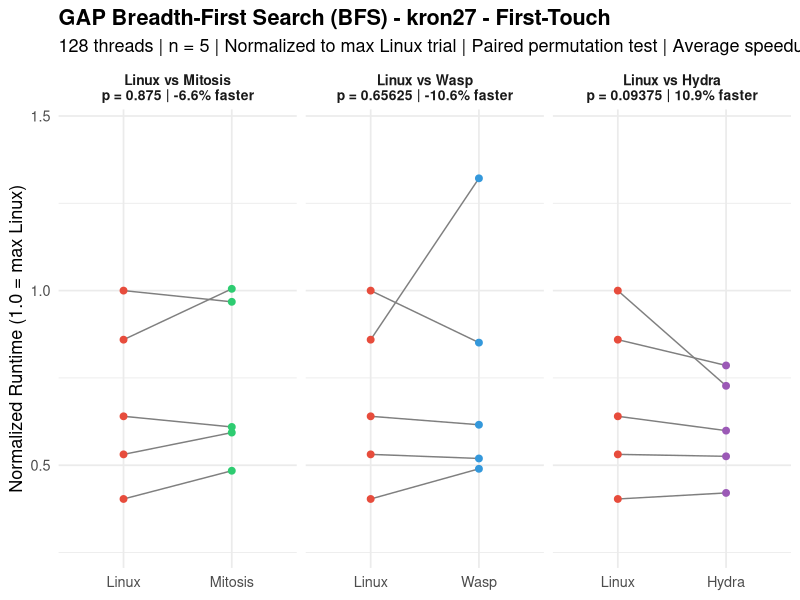
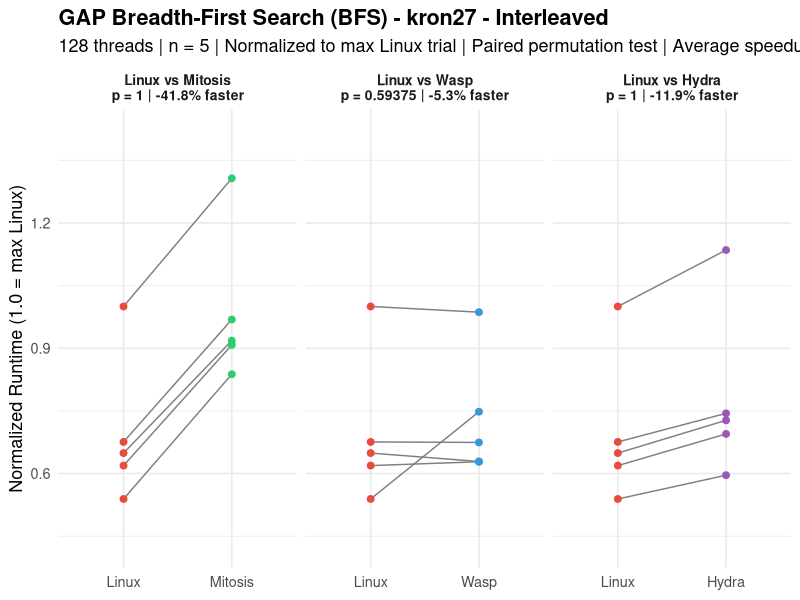
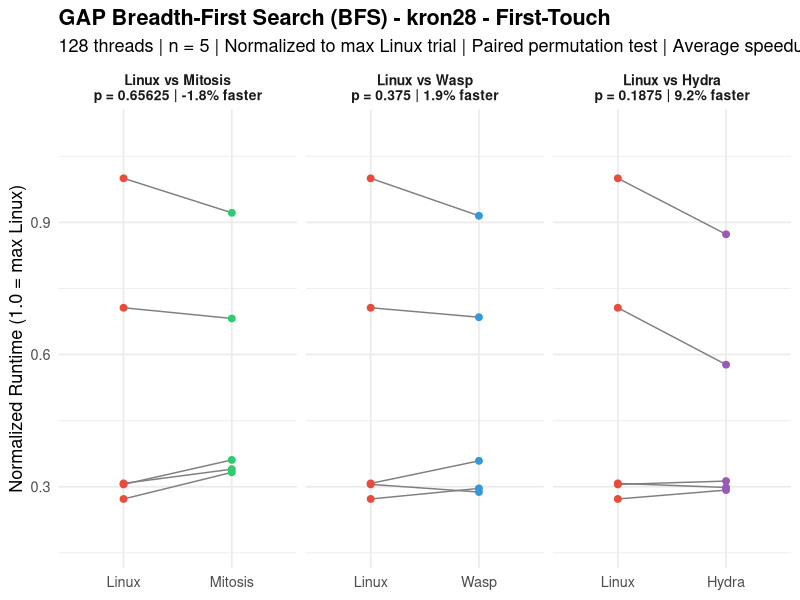
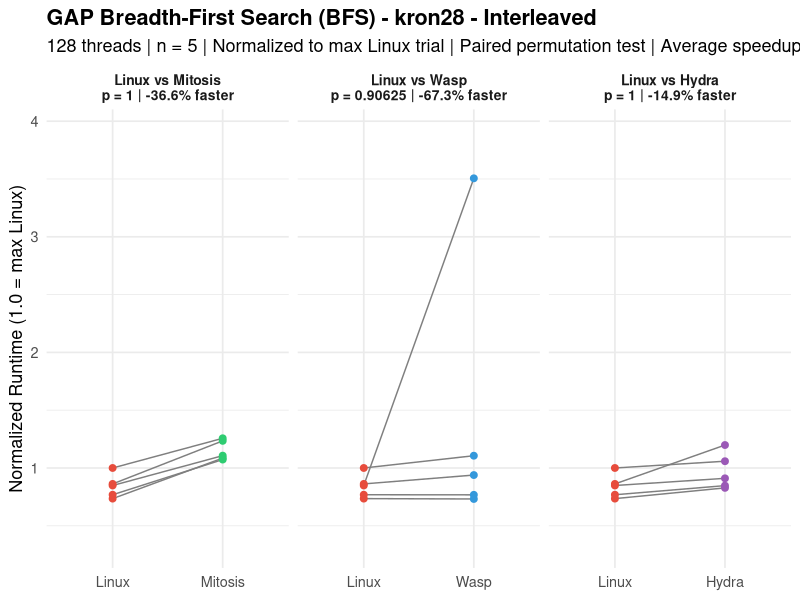
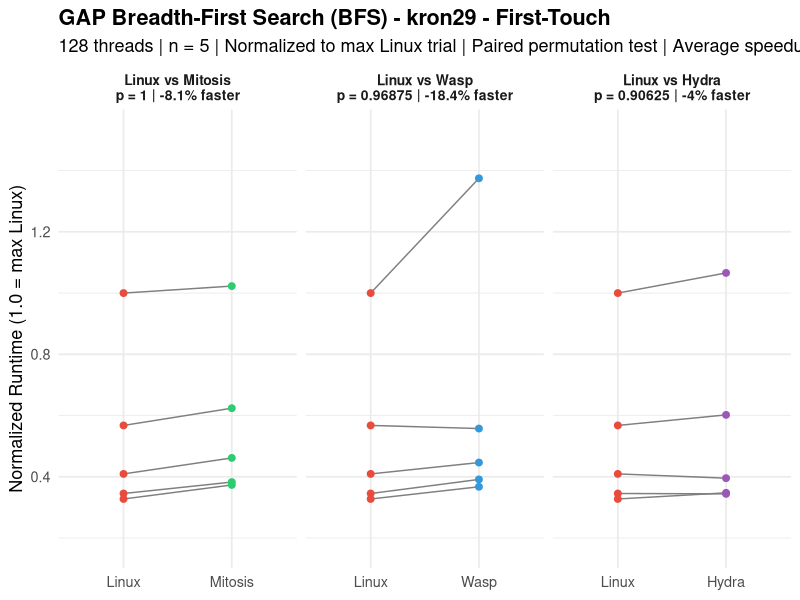
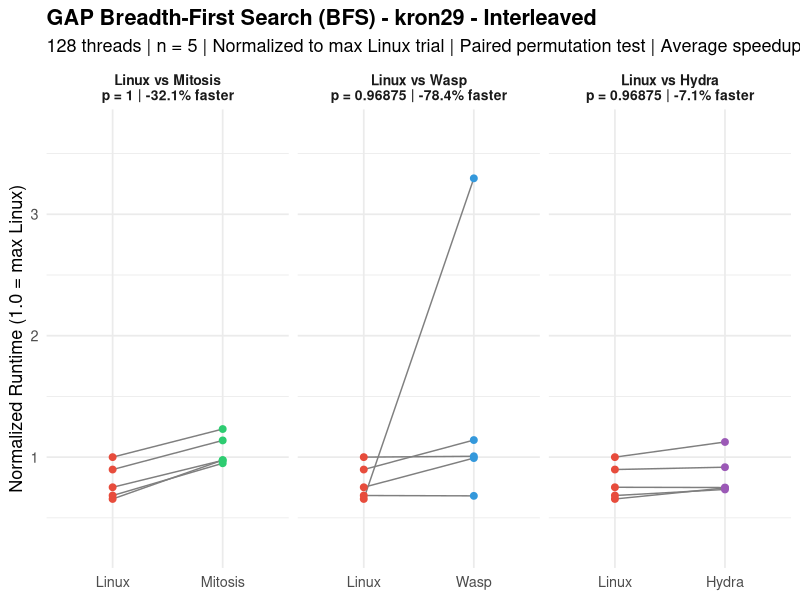
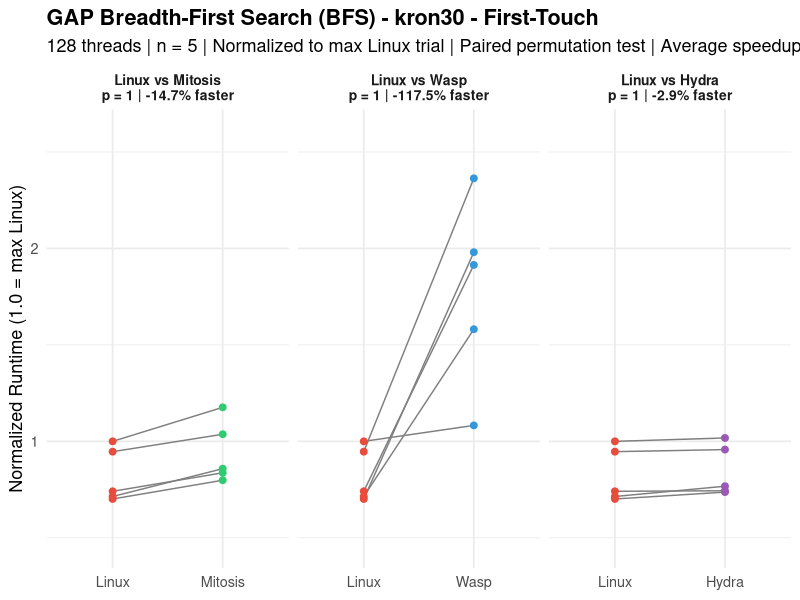
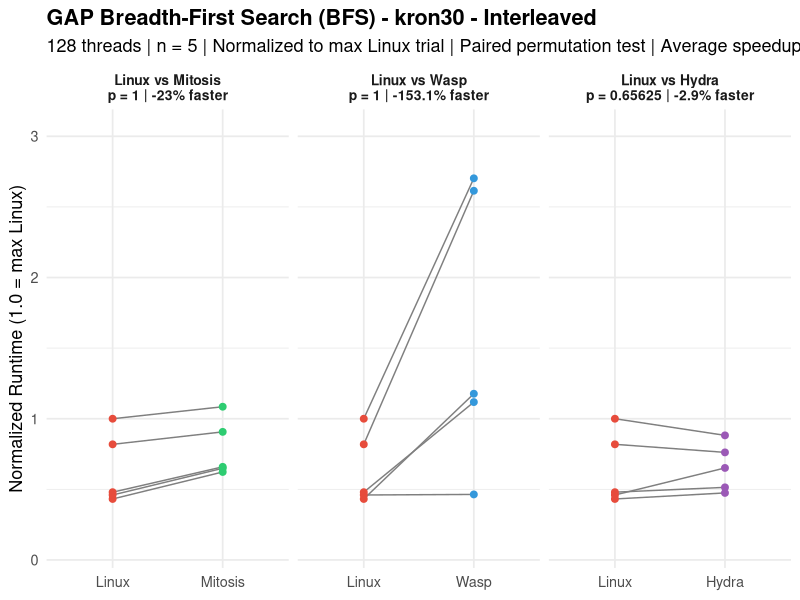

These charts were generated, in order, by the following R code:
###############################################################################
###                              bfs.R                                      ###
###############################################################################

library(ggplot2)

# =============================================================================
# RAW DATA: Trial Times (seconds) – BFS Benchmark
# 128 threads, n=5, repl_order_9 for Hydra
# Source: rawdata.txt
# =============================================================================

data <- list(
  # --- LINUX First-Touch (output_0.txt) ---
  linux_ft_kron27  = c(0.63982, 1.20474, 0.77114, 1.03549, 0.48598),
  linux_ft_kron28  = c(1.05482, 0.94049, 3.45409, 1.06262, 2.43932),
  linux_ft_kron29  = c(6.38843, 2.09237, 2.20668, 3.62679, 2.61544),
  linux_ft_kron30  = c(4.16872, 5.52448, 4.32555, 5.83671, 4.09305),
  linux_ft_uni27   = c(3.22802, 2.24690, 3.17975, 3.34297, 2.98308),
  linux_ft_uni28   = c(14.36372, 14.82500, 17.61697, 16.48123, 13.49463),
  linux_ft_uni29   = c(6.80425, 7.16116, 46.53002, 6.22426, 7.43749),
  linux_ft_uni30   = c(11.40271, 10.77471, 13.50089, 12.46368, 11.04642),
  linux_ft_twitter = c(0.33198, 0.30629, 0.31360, 0.37446, 0.36670),
  linux_ft_web     = c(0.87929, 0.96631, 0.87084, 0.86778, 0.95765),
  linux_ft_road    = c(1.15316, 0.67735, 0.88717, 0.94605, 1.06606),

  # --- LINUX Interleaved (output_i_0.txt) ---
  linux_il_kron27  = c(0.32320, 0.20976, 0.17425, 0.20008, 0.21839),
  linux_il_kron28  = c(0.43266, 0.38565, 0.50182, 0.36882, 0.42580),
  linux_il_kron29  = c(1.08213, 0.74006, 0.70924, 0.81357, 0.97159),
  linux_il_kron30  = c(1.41108, 2.51166, 1.47215, 3.06755, 1.32456),
  linux_il_uni27   = c(0.47744, 0.37879, 0.38036, 0.39491, 0.38551),
  linux_il_uni28   = c(1.93730, 1.68875, 2.50430, 2.00835, 1.81624),
  linux_il_uni29   = c(1.85578, 2.00288, 6.41877, 1.65351, 1.88333),
  linux_il_uni30   = c(3.24491, 3.28220, 3.10030, 3.08838, 3.49586),
  linux_il_twitter = c(0.16031, 0.17091, 0.19213, 0.20934, 0.15207),
  linux_il_web     = c(0.25415, 0.24750, 0.23123, 0.24025, 0.24304),
  linux_il_road    = c(1.10815, 1.04911, 0.94607, 0.98434, 1.06885),

  # --- MITOSIS Replicated (output_r_0.txt) ---
  mitosis_ft_kron27  = c(0.71499, 1.16607, 0.73443, 1.21090, 0.58334),
  mitosis_ft_kron28  = c(1.24644, 1.14900, 3.18357, 1.17404, 2.35529),
  mitosis_ft_kron29  = c(6.53415, 2.38476, 2.44523, 3.98637, 2.94873),
  mitosis_ft_kron30  = c(5.00984, 6.05173, 4.88529, 6.86609, 4.66005),
  mitosis_ft_uni27   = c(3.80165, 2.34865, 3.28383, 3.85603, 3.34138),
  mitosis_ft_uni28   = c(13.59592, 16.33659, 17.92850, 17.70297, 14.24454),
  mitosis_ft_uni29   = c(6.03750, 6.28913, 46.37400, 5.63849, 6.11774),
  mitosis_ft_uni30   = c(11.79463, 12.58149, 13.88212, 14.18134, 12.94354),
  mitosis_ft_twitter = c(0.37837, 0.39256, 0.35565, 0.39616, 0.37469),
  mitosis_ft_web     = c(0.91689, 1.00631, 0.88933, 0.89280, 0.97646),
  mitosis_ft_road    = c(1.31817, 1.22666, 1.01631, 1.12588, 1.22259),

  # --- MITOSIS Replicated+Interleaved (output_ri_0.txt) ---
  mitosis_il_kron27  = c(0.42238, 0.29677, 0.27077, 0.29344, 0.31311),
  mitosis_il_kron28  = c(0.61957, 0.53836, 0.63071, 0.54482, 0.55537),
  mitosis_il_kron29  = c(1.33255, 1.02752, 1.05564, 1.05377, 1.23106),
  mitosis_il_kron30  = c(1.99130, 2.78213, 2.02267, 3.32835, 1.91099),
  mitosis_il_uni27   = c(0.58954, 0.48145, 0.51467, 0.51814, 0.51160),
  mitosis_il_uni28   = c(2.13000, 1.91317, 2.69050, 2.18703, 1.99378),
  mitosis_il_uni29   = c(2.46803, 2.58518, 6.66885, 2.30389, 2.50429),
  mitosis_il_uni30   = c(4.46937, 4.47504, 4.23035, 4.20331, 4.56284),
  mitosis_il_twitter = c(0.22972, 0.22286, 0.25108, 0.30251, 0.19797),
  mitosis_il_web     = c(0.35187, 0.33934, 0.29783, 0.29576, 0.30869),
  mitosis_il_road    = c(1.34631, 1.24989, 1.14571, 1.19215, 1.25148),

  # --- WASP First-Touch (output_0.txt) ---
  wasp_ft_kron27  = c(0.62568, 1.02531, 0.74199, 1.59214, 0.58999),
  wasp_ft_kron28  = c(0.99482, 1.02333, 3.16038, 1.23941, 2.36526),
  wasp_ft_kron29  = c(8.78257, 2.34712, 2.50030, 3.56171, 2.85227),
  wasp_ft_kron30  = c(9.22883, 13.79496, 11.17412, 6.31884, 11.55982),
  wasp_ft_uni27   = c(3.00215, 2.62016, 2.53134, 2.58392, 2.54132),
  wasp_ft_uni28   = c(17.46302, 15.78121, 17.58495, 16.12784, 15.65797),
  wasp_ft_uni29   = c(8.27482, 6.17707, 53.53543, 6.15990, 6.55394),
  wasp_ft_uni30   = c(17.57179, 19.76651, 13.46898, 21.38284, 20.26274),
  wasp_ft_twitter = c(0.33518, 0.29949, 0.51242, 0.37618, 0.35637),
  wasp_ft_web     = c(0.97102, 0.96507, 0.97509, 0.90333, 1.02155),
  wasp_ft_road    = c(1.48844, 1.26118, 1.09204, 1.14499, 1.26124),

  # --- WASP Interleaved (output_i_0.txt) ---
  wasp_il_kron27  = c(0.31879, 0.20324, 0.24176, 0.20307, 0.21800),
  wasp_il_kron28  = c(0.47111, 0.38523, 0.55506, 0.36727, 1.75929),
  wasp_il_kron29  = c(1.08980, 0.73693, 3.56700, 1.07367, 1.23430),
  wasp_il_kron30  = c(1.42310, 8.01944, 3.42901, 8.28997, 3.61052),
  wasp_il_uni27   = c(0.46794, 0.40506, 0.38816, 1.10120, 0.50612),
  wasp_il_uni28   = c(2.14993, 1.87193, 2.75341, 2.19627, 2.00446),
  wasp_il_uni29   = c(4.49541, 2.62825, 6.62107, 2.28792, 2.49672),
  wasp_il_uni30   = c(8.92964, 4.57483, 4.33559, 4.31133, 12.42008),
  wasp_il_twitter = c(0.16394, 0.30307, 0.18474, 0.26394, 0.14843),
  wasp_il_web     = c(0.32421, 0.24593, 0.23095, 0.23502, 0.32970),
  wasp_il_road    = c(1.29713, 1.24215, 1.12872, 1.17116, 1.24934),

  # --- HYDRA Replicated (repl_order_9/output_r_0.txt) ---
  hydra_ft_kron27  = c(0.63307, 0.87630, 0.72172, 0.94655, 0.50685),
  hydra_ft_kron28  = c(1.08076, 1.01018, 3.01532, 1.03037, 1.99352),
  hydra_ft_kron29  = c(6.80869, 2.22084, 2.19891, 3.84682, 2.52645),
  hydra_ft_kron30  = c(4.47922, 5.58756, 4.34161, 5.93868, 4.30129),
  hydra_ft_uni27   = c(3.18281, 2.36414, 2.27517, 2.65625, 2.25862),
  hydra_ft_uni28   = c(14.01363, 13.70135, 17.85600, 15.17646, 14.44651),
  hydra_ft_uni29   = c(5.87533, 5.84522, 52.02185, 5.30042, 5.71081),
  hydra_ft_uni30   = c(11.23389, 10.99212, 11.76247, 12.25048, 10.80230),
  hydra_ft_twitter = c(0.34200, 0.31578, 0.37608, 0.42594, 0.32666),
  hydra_ft_web     = c(0.91092, 0.98375, 0.89851, 0.88934, 0.96148),
  hydra_ft_road    = c(3.50882, 3.34856, 2.91563, 3.12241, 3.13601),

  # --- HYDRA Replicated+Interleaved (repl_order_9/output_ri_0.txt) ---
  hydra_il_kron27  = c(0.36689, 0.23514, 0.19265, 0.22459, 0.24049),
  hydra_il_kron28  = c(0.60145, 0.42525, 0.53115, 0.41542, 0.45691),
  hydra_il_kron29  = c(1.21707, 0.79401, 0.80776, 0.81125, 0.99240),
  hydra_il_kron30  = c(1.99856, 2.33646, 1.57689, 2.70618, 1.45598),
  hydra_il_uni27   = c(0.55093, 0.42021, 0.43687, 0.44238, 0.43321),
  hydra_il_uni28   = c(2.09086, 1.75376, 2.53927, 2.05027, 1.87486),
  hydra_il_uni29   = c(2.38270, 2.24051, 6.43616, 2.02222, 2.19242),
  hydra_il_uni30   = c(4.21606, 3.90635, 3.73062, 3.68280, 4.04010),
  hydra_il_twitter = c(0.18964, 0.21418, 0.20991, 0.30468, 0.16212),
  hydra_il_web     = c(0.32975, 0.30906, 0.28989, 0.29553, 0.30232),
  hydra_il_road    = c(3.44028, 3.38105, 2.91798, 3.11688, 3.19682)
)

# =============================================================================
# PAIRED PERMUTATION TEST (exact, one-sided: Linux slower → diff > 0)
# =============================================================================

perm_test <- function(baseline, treatment) {
  d <- baseline - treatment
  obs <- mean(d)
  n <- length(d)
  perm_stats <- numeric(2^n)
  for (i in 0:(2^n - 1)) {
    signs <- 2 * as.integer(intToBits(i)[1:n]) - 1
    perm_stats[i + 1] <- mean(signs * abs(d))
  }
  p <- mean(perm_stats >= obs)
  return(list(obs = obs, p = p))
}

# =============================================================================
# RUN ALL TESTS
# =============================================================================

graphs <- c("kron27", "kron28", "kron29", "kron30",
            "uni27", "uni28", "uni29", "uni30",
            "twitter", "web", "road")
policies <- c("ft", "il")
policy_labels <- c(ft = "First-Touch", il = "Interleaved")
systems <- c("mitosis", "wasp", "hydra")

results <- data.frame()

pdf("bfs.pdf", width = 10, height = 5)

for (graph in graphs) {
  for (pol in policies) {
    linux_key <- paste0("linux_", pol, "_", graph)
    for (sys in systems) {
      sys_key <- paste0(sys, "_", pol, "_", graph)
      res <- perm_test(data[[linux_key]], data[[sys_key]])
      results <- rbind(results, data.frame(
        Graph = graph,
        Policy = policy_labels[pol],
        Comparison = paste("Linux vs", tools::toTitleCase(sys)),
        MeanDiff = round(res$obs, 5),
        p_value = res$p,
        stringsAsFactors = FALSE
      ))
    }
  }
}

# Print results table
cat("\n====== PAIRED PERMUTATION TEST RESULTS (exact, one-sided) ======\n")
cat("BFS (Breadth-First Search)\n")
cat("128 threads | 5 trials | repl_order_9 for Hydra\n\n")
print(results, row.names = FALSE)

# Count significant results
cat("\n\nSignificant (p < 0.05):", sum(results$p_value < 0.05), "of", nrow(results), "\n")
cat("Non-significant (p >= 0.05):", sum(results$p_value >= 0.05), "of", nrow(results), "\n")

# =============================================================================
# PLOTS: One per graph per policy, with 3 facets (Mitosis, WASP, Hydra)
# =============================================================================

for (graph in graphs) {
  for (pol in policies) {
    linux_key <- paste0("linux_", pol, "_", graph)
    max_linux <- max(data[[linux_key]])
    df_list <- list()

    for (sys in systems) {
      sys_key <- paste0(sys, "_", pol, "_", graph)
      res <- perm_test(data[[linux_key]], data[[sys_key]])
      sys_label <- tools::toTitleCase(sys)
      pct <- round(res$obs / mean(data[[linux_key]]) * 100, 1)
      label <- paste0("Linux vs ", sys_label,
                      "\np = ", res$p,
                      " | ", pct, "% faster")
      df_list[[sys]] <- data.frame(
        Trial = rep(1:5, 2),
        Zeit = c(data[[linux_key]] / max_linux, data[[sys_key]] / max_linux),
        Bedingung = factor(rep(c("Linux", sys_label), each = 5),
                           levels = c("Linux", sys_label)),
        Vergleich = label
      )
    }

    df <- do.call(rbind, df_list)
    df$Vergleich <- factor(df$Vergleich, levels = unique(df$Vergleich))

    # Compute y-axis limits with padding for better spread
    y_min <- min(df$Zeit)
    y_max <- max(df$Zeit)
    y_pad <- (y_max - y_min) * 0.15

    p <- ggplot(df, aes(x = Bedingung, y = Zeit)) +
      geom_line(aes(group = Trial), color = "gray50", linewidth = 0.5) +
      geom_point(aes(color = Bedingung), size = 2) +
      scale_color_manual(values = c("Linux" = "#E74C3C",
                                    "Mitosis" = "#2ECC71",
                                    "Wasp" = "#3498DB",
                                    "Hydra" = "#9B59B6")) +
      coord_cartesian(ylim = c(y_min - y_pad, y_max + y_pad)) +
      facet_wrap(~ Vergleich, scales = "free_x") +
      labs(
        title = paste0("GAP Breadth-First Search (BFS) - ",
                       graph, " - ", policy_labels[pol]),
        subtitle = "128 threads | n = 5 | Normalized to max Linux trial | Paired permutation test | Average speedup",
        x = NULL,
        y = "Normalized Runtime (1.0 = max Linux)"
      ) +
      theme_minimal(base_size = 13) +
      theme(legend.position = "none",
            plot.title = element_text(face = "bold"),
            strip.text = element_text(face = "bold", size = 10))

    print(p)
  }
}

dev.off()
cat("Saved all plots to bfs.pdf\n")
